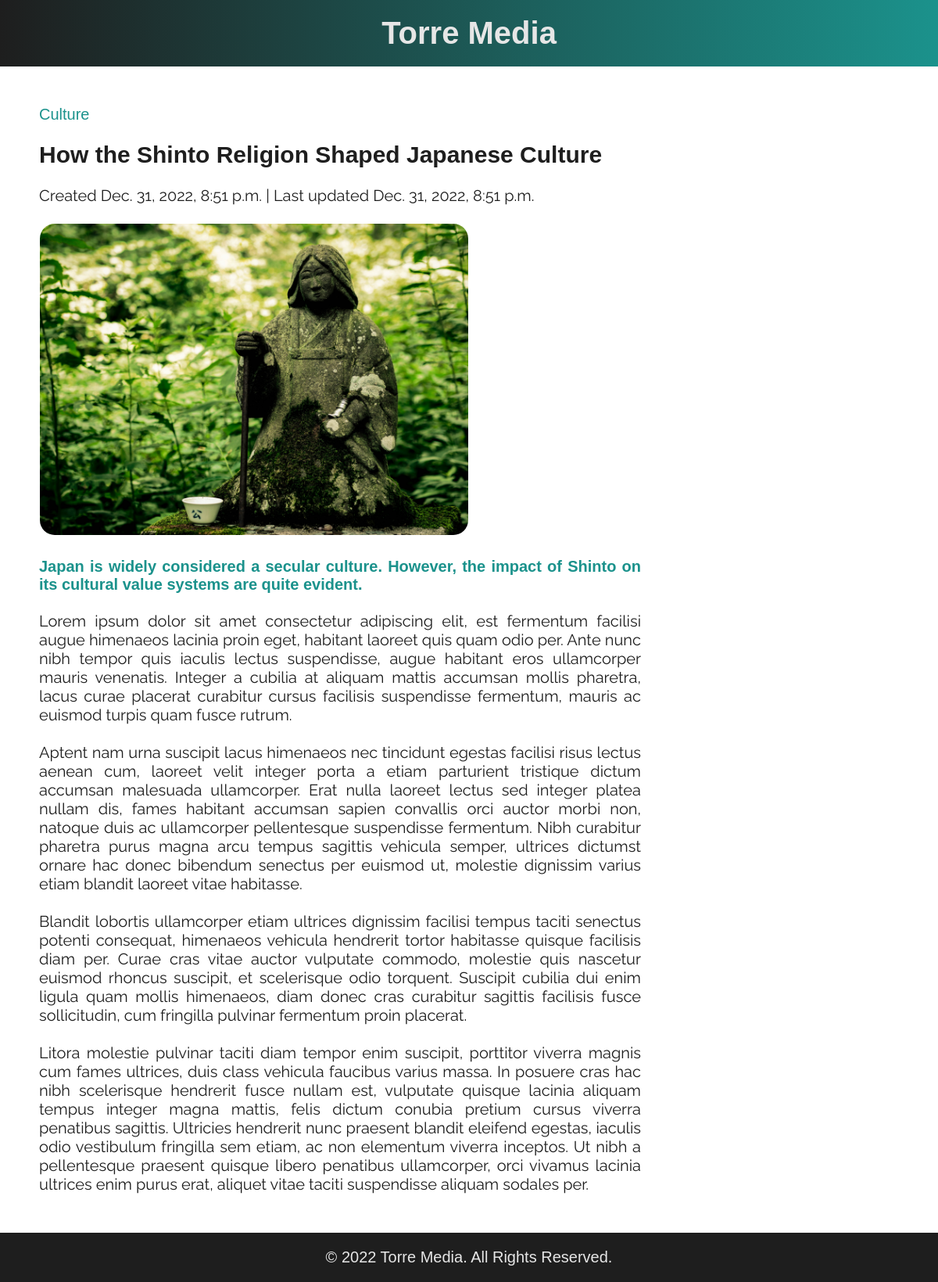
Page /article/5 on the committed database.
### app/models.py (models this page shows, shortened)
class Article(models.Model):
    id = models.IntegerField(primary_key=True, null=False)
    title = models.CharField(max_length=255, null=False)
    description = models.CharField(max_length=2000, null=False)
    writer = models.CharField(max_length=255, null=False)
    content = models.TextField(max_length=200000, null=False)
    category = models.ForeignKey(Category, on_delete=models.CASCADE)
    coverImg = models.ImageField(upload_to="static/media/article-imgs/", null=False)
    createdAt = models.DateTimeField(auto_now_add=True, null=False)
    updatedAt = models.DateTimeField(auto_now=True)

class Category(models.Model):
    id = models.IntegerField(primary_key=True, null=False)
    name = models.CharField(max_length=255)
    createdAt = models.DateTimeField(auto_now_add=True, null=False)
    def __str__(self):
        return f"{self.name}"

### app/views.py (the view)
# urls.py: path('article/<int:id>', views.article, name='article'),
def article(request, id):
    article = Article.objects.get(id=id)
    template = loader.get_template('article.html')
    context = {
        'article': article,
    }
    return HttpResponse(template.render(context, request))

### app/templates/article.html (shortened to what this page needs)
{% extends "master.html" %}
{% block content %}
<div id="article-wrapper">
<a href="../categories/browse/{{article.category.id}}" id="article-category">{{article.category}}<a><br><br>
<h2>{{article.title}}</h2><br>
{% if article.createdAt == article.updatedAt %}
<p id="article-date">Created {{ article.createdAt }}</p><br>
{% else %}
<p id="article-date">Created {{ article.createdAt }} | Last updated {{ article.updatedAt }}</p><br>
{% endif %}
<div id="article-img-description">
    <img src="{{ article.coverImg.url }}" alt="{{ article.coverImg }}" height="400" width="550"
    id="article-image"><br><br>
    <p id="article-description">{{ article.description }}</p>
</div><br>
<div id="article-content">{{ article.content|linebreaksbr }}</div>
</div>
{% endblock %}

### static/style.css (style rules this page uses)
:root { --darkgrey: rgb(30, 30, 30); --offwhite: rgb(230, 230, 230); --teal: rgb(27, 146, 140); }
* { margin: 0px; padding: 0px; box-sizing: border-box; }
body { font-family: "Tahoma", sans-serif; font-size: 20px; }
a { text-decoration: none; color: var(--darkgrey); cursor: pointer; }
#article-wrapper { text-align: justify; width: 70%; }
#article-category { color: var(--teal); }
#article-date { font-family: "Raleway", sans-serif;; }
#article-image { border: solid transparent 1px; border-radius: 20px; }
#article-description { color: var(--teal); font-weight: 900; }
#article-content { font-family: "Raleway", sans-serif; }

### rows in the picture
Article: category "Culture", title "How the Shinto Religion Shaped Japanese Culture", createdAt "Dec. 31, 2022, 8:51 p.m.", updatedAt "Dec. 31, 2022, 8:51 p.m.", coverImg (picture), description "Japan is widely considered a secular culture. However, the impact of Shinto on its cultural value systems are quite evident.", content "Lorem ipsum dolor sit amet consectetur adipiscing elit, est fermentum facilisi augue himenaeos lacinia proin eget, habitant laoreet quis quam odio per. Ante nunc nibh tempor quis iaculis lectus suspendisse, augue habitant eros ullamcorper mauris venenatis. Integer a cubilia at aliquam mattis accumsan mollis pharetra, lacus curae placerat curabitur cursus facilisis suspendisse fermentum, mauris ac euismod turpis quam fusce rutrum. Aptent nam urna suscipit lacus himenaeos nec tincidunt egestas facilisi risus lectus aenean cum, laoreet velit integer porta a etiam parturient tristique dictum accumsan malesuada ullamcorper. Erat nulla laoreet lectus sed integer platea nullam dis, fames habitant…"
